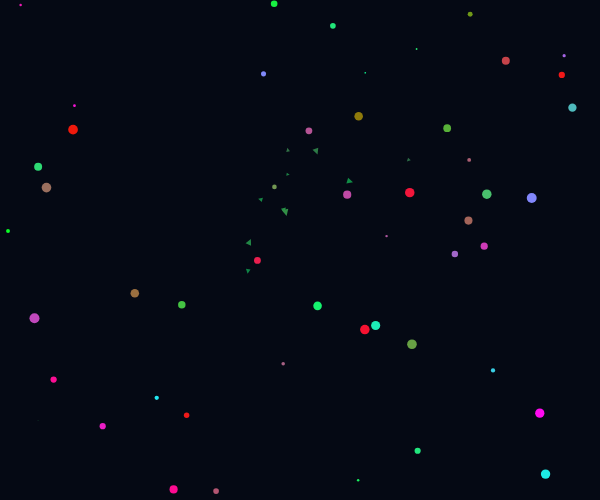
Frame 1 (no input)
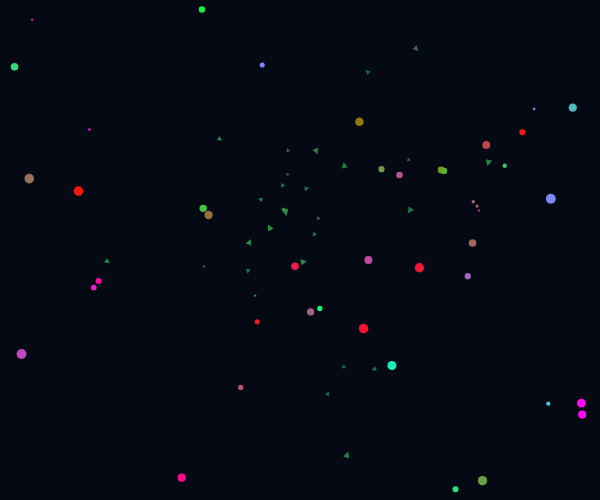
Frame 60 (no input)
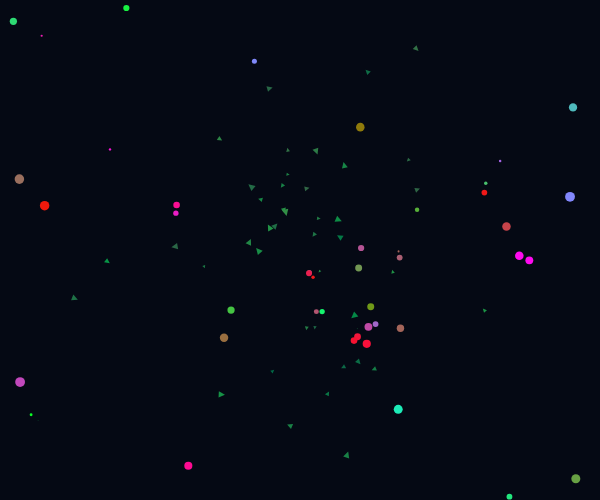
Frame 120 (the mouse pressed at the canvas centre since frame 60)

The p5.js sketch that drew these frames (run headless with seeded random() and noise() and a simulated clock; from frame 60 on, the mouse is pressed at the canvas centre):

// p5.js sketch
// ── sketch.js
const screenSize = [600, 500];
const SCALE = 0.5;
const INITIAL_POP = 50;

const MOOP_HEALTH = 100;
const MOOP_DEATH_RATE = 0.05;
const MOOP_MAX_SPEED = 1.5;
const MOOP_FORCE_SCALE = 0.5;
const MOOP_STEAL_PENTALTY = 0.95;
const MOOP_REPRODUCTION_RATE = 0.001;
const NUTRITIONAL_BENEFIT = 3;

const FOOD_STD_DEV = 75;

let foodSpawnRateSlider;
let moops_alive = INITIAL_POP;

/*
Moops chase food when they're hungry, chase larger moops to
steal some of their health, and run away from smaller moops.

Moop DNA has three components: fear, speed, and carnivorism.
*/

let entities = new Set([]);
let screenCenter;

function gaussianVector() {
  let v;
  do {
    v = createVector(
      randomGaussian(width / 2, FOOD_STD_DEV),
      randomGaussian(height / 2, FOOD_STD_DEV)
    );
  } while (v.x < 0 || v.x > width || v.y < 0 || v.y > width);
  return v;
}

function setup() {
  createCanvas(...screenSize);
  let screenCenter = createVector(width / 2, height / 2);
  foodSpawnRateSlider = createSlider(0, 0.5, 0.25, 0.001);

  Array(10).fill().forEach(() => {
    entities.add(new Food(gaussianVector()));
  });

  Array(INITIAL_POP).fill().forEach(() => {
    let pos = createVector(random(width), random(height));
    entities.add(new Moop(pos));
  });
}

function draw() {
  let foodSpawnRate = foodSpawnRateSlider.value();
  background(5, sq(foodSpawnRate) * 150, 20);
  if (random() < foodSpawnRate) {
    entities.add(new Food(gaussianVector()));
  }
  entities.forEach(entity => {
    entity.update(entities);
    entity.show();
  });
}

function mouseClicked() {
  let pos = createVector(mouseX, mouseY);
  if (pos.y < height) { // Don't spawn when clicking below canvas.
    entities.add(new Moop(pos));
    console.log(++moops_alive);
  }
}
// ── dna.js
const ATTR_MIN = 0;
const ATTR_MAX = 2;
const ATTR_NUDGE = 0.1;

class Dna {
  constructor(fear, carnivorism, speed) {
    this.fear = fear || random(ATTR_MIN, ATTR_MAX);
    this.carnivorism = carnivorism || random(ATTR_MIN, ATTR_MAX);
    this.speed = speed || random(ATTR_MIN, ATTR_MAX);
    this.setColor();
  }

  setColor() {
    this.col = color(
      map(this.carnivorism, ATTR_MIN, ATTR_MAX, 10, 255), // RED
      map(ATTR_MAX - this.carnivorism, ATTR_MIN, ATTR_MAX, 10, 255), // GREEN
      map(this.fear, ATTR_MIN, ATTR_MAX, 10, 255) // BLUE
    );
  }

  clone() {
    return new Dna(
      this.fear,
      this.carnivorism,
      this.speed
    );
  }

  mutate() {
    this.fear = clampedRandomNudge(this.fear);
    this.carnivorism = clampedRandomNudge(this.carnivorism);
    this.speed = clampedRandomNudge(this.speed);
  }
}

function clampedRandomNudge(x) {
  return constrain(
    x + random(-ATTR_NUDGE, ATTR_NUDGE),
    ATTR_MIN,
    ATTR_MAX
  );
}
// ── food.js
class Food {
  constructor(pos, nutrition) {
    this.type = "Food";
    this.nutrition = nutrition || random(1, 5);
    
    this.pos = pos;
    this.col = color(random(50), random(100, 150), 70);
    this.rad = SCALE * sqrt(this.nutrition) * 3;
    this.rot = random(TAU);
  }
  
  update(entities) {}
  
  show() {
    noStroke();
    fill(this.col);
    const [x, y, r] = [this.pos.x, this.pos.y, this.rad];
    push();
    translate(x, y);
    rotate(this.rot);
    triangle(
       0, -r,
      -r, r,
       r,  r
    );
    pop();
  }
}
// ── moop.js
class Moop {
  constructor(pos, dna) {
    this.type = "Moop";

    this.pos = pos;
    this.vel = p5.Vector.random2D();
    this.vel.mult(1);
    this.acc = createVector(0, 0);

    this.health = MOOP_HEALTH * random();
    this.rad = SCALE * sqrt(this.health);

    this.dna = dna || new Dna();
  }

  edgeWrap() {
    if (this.pos.x - this.rad > width)
      this.pos.x = -this.rad;
    if (this.pos.x + this.rad < 0)
      this.pos.x = width + this.rad;
    if (this.pos.y - this.rad > height)
      this.pos.y = -this.rad;
    if (this.pos.y + this.rad < 0)
      this.pos.y = height + this.rad;
  }
  
  edgeRepel() {
    const MARGIN = 30; // px
    const FACTOR = 0.05;
    if (this.pos.x < MARGIN) {
      let fx = FACTOR * (MARGIN - this.pos.x);
      this.applyForce(createVector(fx, 0));
    }
    if (this.pos.x > width - MARGIN) {
      let fx = FACTOR * (width - MARGIN - this.pos.x);
      this.applyForce(createVector(fx, 0));
    }
    if (this.pos.y < MARGIN) {
      let fy = FACTOR * (MARGIN - this.pos.y);
      this.applyForce(createVector(0, fy));
    }
    if (this.pos.y > height - MARGIN) {
      let fy = FACTOR * (height - MARGIN - this.pos.y);
      this.applyForce(createVector(0, fy));
    }
  }

  applyForce(f) {
    this.acc.add(f);
  }

  friction() {
    this.vel.mult(0.9);
  }

  physics() {
    //this.edgeWrap();
    this.edgeRepel();
    this.vel.add(this.acc);
    this.vel.limit(MOOP_MAX_SPEED * this.dna.speed);
    this.pos.add(this.vel);
    this.friction();
    this.acc.mult(0);
  }

  update(entities) {
    this.collide(entities);
    this.physics();

    this.seek(entities);
    this.checkLife(entities);
    this.maybeReproduce(entities);
  }

  checkLife(entities) {
    this.health -= MOOP_DEATH_RATE * this.dna.speed;
    this.rad = SCALE * sqrt(max(this.health, 0));
    if (this.health <= random(5)) {
      entities.delete(this);
      entities.add(new Food(this.pos, this.health));
      console.log(--moops_alive);
    }
  }

  maybeReproduce(entities) {
    if (this.health > MOOP_HEALTH * 1.1) {
      //if (random() < MOOP_REPRODUCTION_RATE) {
      let half = this.health / 2;
      this.health /= 2;
      let nudge = p5.Vector.random2D();
      nudge.mult(this.rad * 2);
      let childPos = p5.Vector.add(this.pos, nudge);

      let childDna = this.dna.clone();
      childDna.mutate();

      let child = new Moop(childPos, childDna);
      child.health = half;
      entities.add(child);
      console.log(++moops_alive);
    }
  }

  show() {
    noStroke();
    fill(this.dna.col);
    ellipseMode(CENTER);
    ellipseMode(RADIUS);
    ellipse(this.pos.x, this.pos.y, this.rad, this.rad);
  }

  collide(entities) {
    entities.forEach(entity => {
      if (this === entity) return;
      switch (entity.type) {
        case "Food":
          if (this.touchingCircle(entity)) {
            this.health += NUTRITIONAL_BENEFIT * entity.nutrition;
            entities.delete(entity);
          }
          break;
        case "Moop":
          if (this.health < entity.health && this.touchingCircle(entity)) {
            const stealFactor = this.dna.carnivorism / ATTR_MAX;
            const stolen = stealFactor * entity.health;
            entity.health -= stolen;
            this.health += stolen * MOOP_STEAL_PENTALTY;
          }
          break;
      }
    });
  }

  touchingCircle(entity) {
    const d = this.pos.dist(entity.pos);
    return d <= this.rad + entity.rad;
  }

  seek(entities) {
    let heading = createVector(0, 0);
    entities.forEach(entity => {
      if (entity === this) return;
      let v;
      switch (entity.type) {
        case "Food":
          v = p5.Vector.sub(entity.pos, this.pos);
          v.div(sq(sq(v.mag())) + 0.1);
          v.mult(sq(ATTR_MAX - this.dna.carnivorism));
          v.mult(30);
          heading.add(v);
          break;
        case "Moop":
          v = p5.Vector.sub(this.pos, entity.pos);
          v.setMag(v.mag() - this.rad - entity.rad);
          v.div(sq(v.mag()) + 1);
          if (this.health < entity.health) {
            v.mult(-sq(this.dna.carnivorism)); // Go toward them!
          } else {
            v.mult(sq(this.dna.fear)); // Run away!
          }
          heading.add(v);

          break;
      }
    });

    heading.normalize();
    heading.mult(MOOP_FORCE_SCALE);
    heading.div(0.01 + this.health / MOOP_HEALTH);
    this.applyForce(heading);
  }
}
